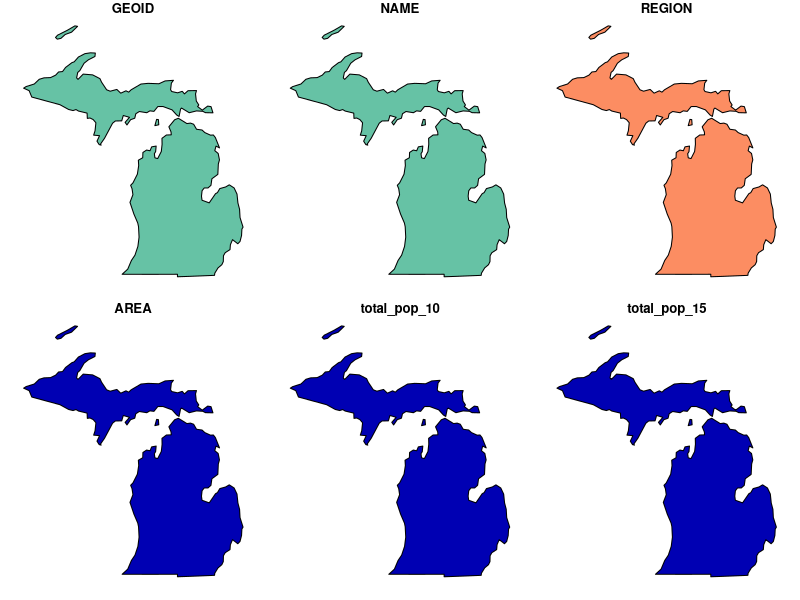
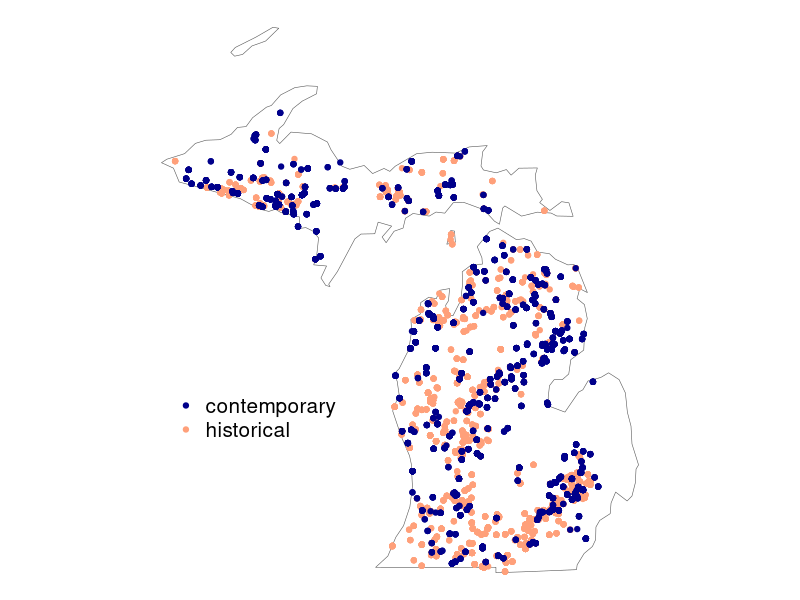
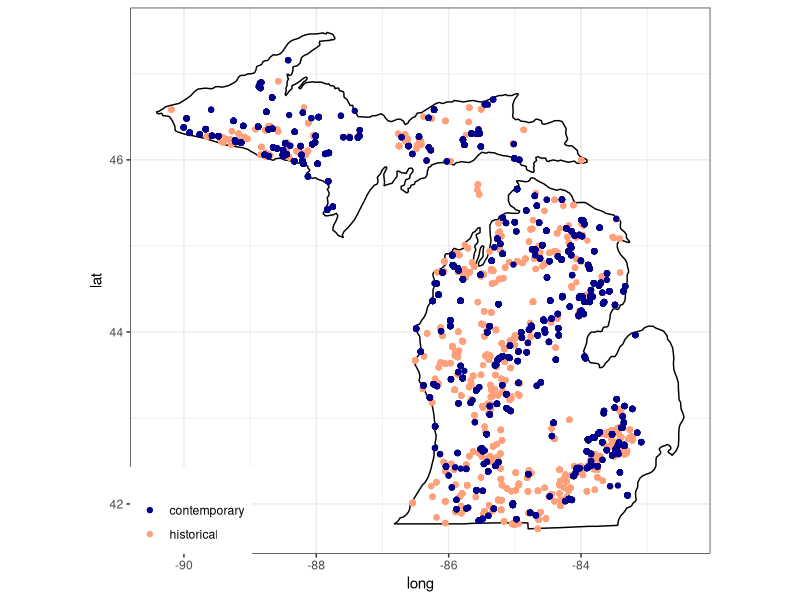
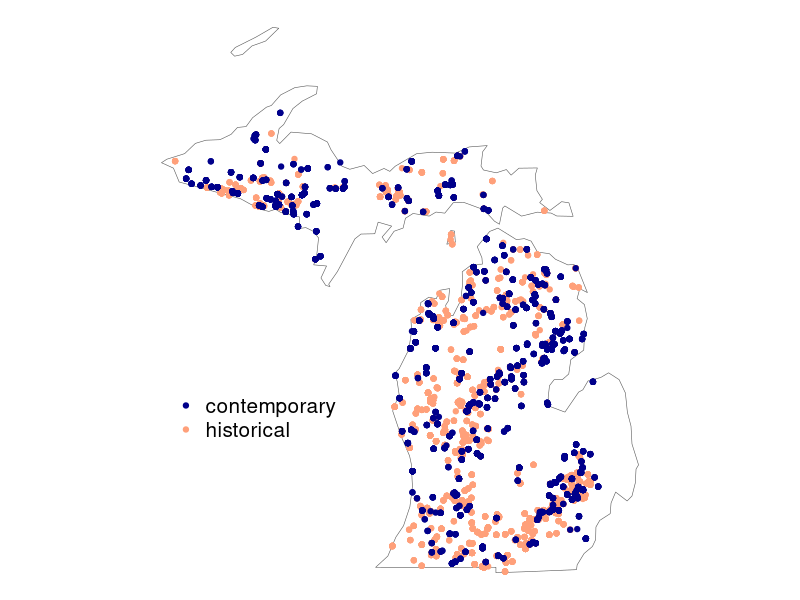

Write the R code that produced these figures, in order.
##### written by Katelyn King 
library(spData)
library(ggplot2)
library(sf)
library(dplyr)

#read in data 
bg_data <- read.csv("bluegill_data/model_data.csv") %>% 
  filter(doy >= 141 & doy <=208)

bg_data_hist<-filter(bg_data, type == 'historical')%>%
  distinct(new_key, .keep_all = TRUE)
bg_data_cont<-filter(bg_data, type == 'contemporary')%>%
  distinct(new_key, .keep_all = TRUE)
n_distinct(bg_data_hist$new_key)
n_distinct(bg_data_cont$new_key)

#read in MI map
# get US inset 
data("us_states", package = "spData")

us_states = st_transform(us_states, crs = "+proj=longlat +datum=WGS84 +no_defs") #match the FMU shapefile
MI<-dplyr::filter(us_states, NAME == 'Michigan')
plot(MI)

# plot
(map_data<-ggplot() +
  geom_sf(data=MI, aes(), fill = "white") + 
  geom_point(data=bg_data, aes(x = LONG_DD, y = LAT_DD, color=c(type) )) +
  theme_bw() +  
  theme( panel.grid.major = element_blank(),
         panel.grid.minor = element_blank()) +
 #clean_theme() + 
  theme_void() +
  scale_colour_manual(values = c("darkblue", "lightsalmon"), 
                      name= '') + 
  guides(colour  = guide_legend(position = "inside")) +
  theme(legend.justification.inside = c(0.1, 0.3)) + 
  theme(legend.text=element_text(size=15))
)

ggsave( map_data, 
        device = "png", 
        filename = "Figures/map_of_data.png", 
        dpi = 600, height = 8, width = 8, units = "in",
        bg="#ffffff") #sets background to white 

#get MI basemap 
MI<-map_data("state") %>%
  subset(region %in% c("michigan")) # select michigan 
MI_basemap<-ggplot(data = MI) + 
  geom_polygon(aes(x = long, y = lat, group = group), fill = "white", color = "black") + #this fill MI white and outline is black
  coord_fixed(1.3) 

#create a map #you can change the color based on the variable by changing "colour" part
MI_basemap + 
  geom_point(data=bg_data, aes(x = LONG_DD, y = LAT_DD, colour = c(type))) +  #
  labs(color="")  + #changes the labels on the legend 
  theme_bw() +
  scale_colour_manual(values = c("darkblue", "lightsalmon"), 
                      name= '')  + 
  guides(colour  = guide_legend(position = "inside")) +
  theme(legend.justification.inside = c(0, 0))
